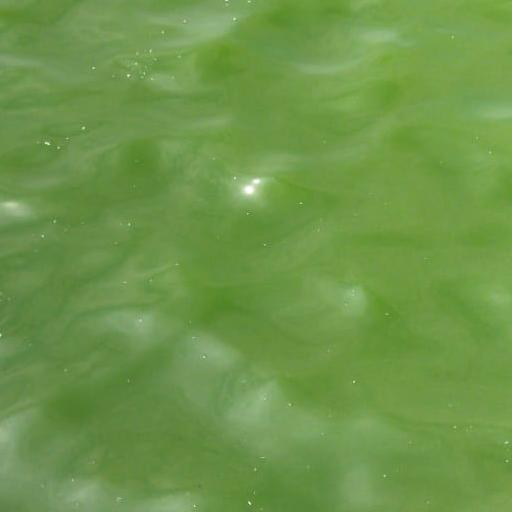
#> input picture imgs/IMG-20250705-WA0044.jpg, 512 x 512 px
$ python -i hybrid_test.py   (imports and definitions only)
#> lines starting #> are read from the running program, lines starting #| are printed output that depends on the picture
# model_tester.py

import numpy as np
import cv2
import os
import matplotlib.pyplot as plt
from datetime import datetime
import pandas as pd
import joblib
import pickle

class ModelTester:
    def __init__(self, models_dir="saved_models"):
        self.models_dir = models_dir
        self.models = {}
        self.scalers = {}
        self.model_info = {}
        self.results = []

        self._load_available_models()

    def _load_available_models(self):
        """Load semua model yang tersedia"""
        if not os.path.exists(self.models_dir):
            print(f"❌ Model directory tidak ditemukan: {self.models_dir}")
            return

        print(f"📦 Loading models from: {self.models_dir}")

        # Cari file model
        model_files = [f for f in os.listdir(self.models_dir) if f.endswith('_model.pkl')]

        for model_file in model_files:
            model_name = model_file.replace('_model.pkl', '')

            try:
                # Load model
                model_path = os.path.join(self.models_dir, model_file)
                self.models[model_name] = joblib.load(model_path)

                # Load scaler jika ada
                scaler_file = f"{model_name}_scaler.pkl"
                scaler_path = os.path.join(self.models_dir, scaler_file)
                if os.path.exists(scaler_path):
                    self.scalers[model_name] = joblib.load(scaler_path)

                print(f"✅ Loaded: {model_name}")

            except Exception as e:
                print(f"❌ Error loading {model_name}: {e}")

        # Load model info
        info_path = os.path.join(self.models_dir, "model_info.pkl")
        if os.path.exists(info_path):
            with open(info_path, 'rb') as f:
                self.model_info = pickle.load(f)

        print(f"✅ Total models loaded: {len(self.models)}")

    def extract_enhanced_features(self, image_path, patch_size=64):
        """Extract features sama seperti training"""
#> called with image_path = 'imgs/IMG-20250705-WA0044.jpg', patch_size = 64
        image = cv2.imread(image_path)
#> image is the input picture: shape (512, 512, 3); mean B, G, R 73.8, 149.8, 109.8
        if image is None:
            raise ValueError(f"Tidak dapat membaca gambar: {image_path}")

        image_rgb = cv2.cvtColor(image, cv2.COLOR_BGR2RGB)
        features = []

        # Multiple patches
        patches = self._extract_multiple_patches(image_rgb, patch_size)

        for patch in patches:
            # RGB statistics
            rgb_mean = np.mean(patch, axis=(0, 1))
            rgb_std = np.std(patch, axis=(0, 1))
            rgb_max = np.max(patch, axis=(0, 1))
            rgb_min = np.min(patch, axis=(0, 1))

            features.extend(rgb_mean)
            features.extend(rgb_std)
            features.extend(rgb_max)
            features.extend(rgb_min)

            # HSV features
            patch_hsv = cv2.cvtColor(patch, cv2.COLOR_RGB2HSV)
            hsv_mean = np.mean(patch_hsv, axis=(0, 1))
            features.extend(hsv_mean)

            # Brightness and contrast
            gray_patch = cv2.cvtColor(patch, cv2.COLOR_RGB2GRAY)
            brightness = np.mean(gray_patch)
            contrast = np.std(gray_patch)
            features.extend([brightness, contrast])

        return np.array(features)

    def _extract_multiple_patches(self, image_rgb, patch_size):
        """Extract multiple patches"""
#> called with patch_size = 64
        height, width = image_rgb.shape[:2]
#> height = 512; width = 512
        half_patch = patch_size // 2

        patches = []
        locations = [
            (width // 2, height // 2),      # Center
            (width // 2, height // 4),      # Top
            (width // 2, 3 * height // 4),  # Bottom
            (width // 4, height // 2),      # Left
            (3 * width // 4, height // 2)   # Right
        ]

        for x, y in locations:
            start_y = max(0, y - half_patch)
            end_y = min(height, y + half_patch)
            start_x = max(0, x - half_patch)
            end_x = min(width, x + half_patch)

            patch = image_rgb[start_y:end_y, start_x:end_x]

            if patch.shape[0] < patch_size or patch.shape[1] < patch_size:
                patch = cv2.resize(patch, (patch_size, patch_size))

            patches.append(patch)
#> this loop made 5 passes
#> pass 1, in _extract_multiple_patches, `patch = image_rgb[start_y:end_y, start_x:end_x]`:
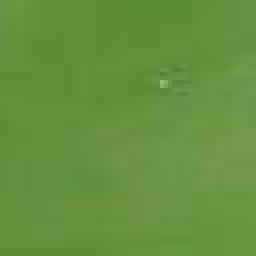
#> patch: shape (64, 64, 3) (shown 4 times larger); mean R, G, B 101.8, 144.9, 63
#> pass 2, in _extract_multiple_patches, `patch = image_rgb[start_y:end_y, start_x:end_x]`:
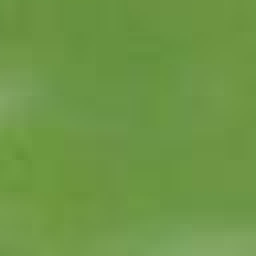
#> patch: shape (64, 64, 3) (shown 4 times larger); mean R, G, B 109.5, 150.4, 69.8
#> pass 3, in _extract_multiple_patches, `patch = image_rgb[start_y:end_y, start_x:end_x]`:
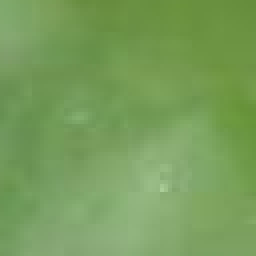
#> patch: shape (64, 64, 3) (shown 4 times larger); mean R, G, B 119.5, 157.8, 90.8
#> after the loop:
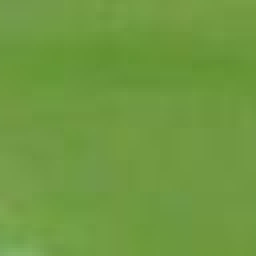
#> patch: shape (64, 64, 3) (shown 4 times larger); mean R, G, B 110.8, 153.1, 64.6
#> after the loop, patches = 5 items

        return patches

    def predict_single_image(self, image_path, show_details=True):
        """Test single image dengan semua model"""
        if not os.path.exists(image_path):
            print(f"❌ Image tidak ditemukan: {image_path}")
            return None

        if show_details:
            print(f"\n🔍 Testing image: {os.path.basename(image_path)}")
            print("=" * 60)

        # Extract features
        try:
            features = self.extract_enhanced_features(image_path)
#> the loop in extract_enhanced_features, `for patch in patches:` made 5 passes
#> (rgb_mean, rgb_std, rgb_max, rgb_min, hsv_mean, brightness, contrast) on passes 1 to 5: ([101.8, 144.9, 62.98], [5.23, 4.13, 6.04], [150, 193, 114], [88, 130, 50], [45.92, 144.4, 144.9], 122.7, 4.53), ([109.5, 150.4, 69.76], [5.33, 4.11, 7.41], [132, 168, 101], [99, 142, 56], [45.18, 136.8, 150.4], 129, 4.67), ([119.5, 157.8, 90.76], [11.27, 9.75, 17.44], [171, 206, 152], [102, 140, 57], [47.37, 109.4, 157.8], 138.6, 10.9), ([106.7, 145.7, 74.34], [8.07, 6.09, 8.23], [164, 205, 135], [89, 130, 57], [46.45, 125.2, 145.7], 125.9, 6.75), ([110.8, 153.1, 64.62], [4.73, 3.35, 5.93], [132, 177, 102], [97, 144, 49], [44.43, 147.4, 153.1], 130.4, 3.84)
#> pass 1, in extract_enhanced_features, `gray_patch = cv2.cvtColor(patch, cv2.COLOR_RGB2GRAY)`:
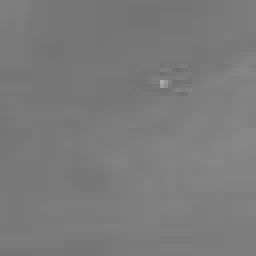
#> gray_patch: shape (64, 64) (shown 4 times larger); min 109, max 171, mean 122.7
#> pass 2, in extract_enhanced_features, `gray_patch = cv2.cvtColor(patch, cv2.COLOR_RGB2GRAY)`:
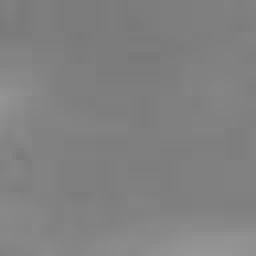
#> gray_patch: shape (64, 64) (shown 4 times larger); min 120, max 149, mean 129
#> after the loop in extract_enhanced_features, `for patch in patches:`: patch_hsv: shape (64, 64, 3); mean H, S, V 44.4, 147.4, 153.1
#> after the loop in extract_enhanced_features, `for patch in patches:`: features = 85 values, max 206 at index 41, min 3.35 at index 72, mean 92.04
            features = features.reshape(1, -1)
        except Exception as e:
            print(f"❌ Error extracting features: {e}")
            return None

        predictions = {}

        for model_name, model in self.models.items():
            try:
                # Scale features jika perlu
                model_features = features.copy()
                if model_name in self.scalers:
                    model_features = self.scalers[model_name].transform(model_features)

                # Predict
                prediction = model.predict(model_features)[0]
                predictions[model_name] = prediction

                if show_details:
                    print(f"{model_name:<20} -> {prediction:6.2f}°C")

            except Exception as e:
                if show_details:
                    print(f"{model_name:<20} -> ERROR: {e}")
                predictions[model_name] = None
#> after the loop, predictions = 0 items

        if show_details and len(predictions) > 1:
            valid_preds = [p for p in predictions.values() if p is not None]
            if len(valid_preds) > 1:
                print("-" * 60)
                print(f"Mean prediction:     {np.mean(valid_preds):6.2f}°C")
                print(f"Std deviation:       {np.std(valid_preds):6.2f}°C")
                print(f"Range:               {np.max(valid_preds) - np.min(valid_preds):6.2f}°C")

        return predictions

    # [136 lines left out: functions test_folder, _show_statistics, compare_with_actual, not called in this run]

    def visualize_predictions(self, image_path, save_plot=True):
        """Visualize predictions untuk satu gambar"""
        predictions = self.predict_single_image(image_path, show_details=False)
#> predictions = 0 items

        if not predictions:
            print("❌ No predictions available")
            return

        # Load image
        image = cv2.imread(image_path)
        image_rgb = cv2.cvtColor(image, cv2.COLOR_BGR2RGB)

        # Create visualization
        fig, axes = plt.subplots(1, 2, figsize=(15, 6))

        # Original image
        axes[0].imshow(image_rgb)
        axes[0].set_title(f'Test Image\n{os.path.basename(image_path)}')
        axes[0].axis('off')

        # Add patch locations
        height, width = image_rgb.shape[:2]
        patch_size = 64
        half_patch = patch_size // 2

        locations = [
            (width // 2, height // 2, 'Center'),
            (width // 2, height // 4, 'Top'),
            (width // 2, 3 * height // 4, 'Bottom'),
            (width // 4, height // 2, 'Left'),
            (3 * width // 4, height // 2, 'Right')
        ]

        for x, y, label in locations:
            rect = plt.Rectangle((x - half_patch, y - half_patch),
                               patch_size, patch_size,
                               linewidth=2, edgecolor='yellow', facecolor='none')
            axes[0].add_patch(rect)

        # Predictions bar chart
        model_names = []
        pred_values = []
        colors = []

        for model_name, pred_value in predictions.items():
            if pred_value is not None:
                model_names.append(model_name.replace('_', '\n'))
                pred_values.append(pred_value)

                # Color coding
                if pred_value < 25:
                    colors.append('lightblue')
                elif pred_value < 30:
                    colors.append('lightgreen')
                elif pred_value < 35:
                    colors.append('orange')
                else:
                    colors.append('lightcoral')

        if pred_values:
            bars = axes[1].bar(model_names, pred_values, color=colors, alpha=0.7)
            axes[1].set_title('Temperature Predictions')
            axes[1].set_ylabel('Temperature (°C)')
            axes[1].grid(True, alpha=0.3)

            # Add value labels on bars
            for bar, value in zip(bars, pred_values):
                axes[1].text(bar.get_x() + bar.get_width()/2, bar.get_height() + 0.1,
                           f'{value:.1f}°C', ha='center', va='bottom', fontweight='bold')

            # Statistics
            if len(pred_values) > 1:
                mean_pred = np.mean(pred_values)
                std_pred = np.std(pred_values)
                axes[1].axhline(y=mean_pred, color='red', linestyle='--', alpha=0.7,
                              label=f'Mean: {mean_pred:.1f}°C')
                axes[1].legend()

        plt.tight_layout()

        if save_plot:
            timestamp = datetime.now().strftime("%Y%m%d_%H%M%S")
            plot_filename = f"prediction_test_{timestamp}.png"
            plt.savefig(plot_filename, dpi=300, bbox_inches='tight')
            print(f"📊 Visualization saved to: {plot_filename}")

        plt.show()

    # [60 lines left out: functions interactive_tester, show_model_info, not called in this run]

# [9 lines not run here, left out]

>>> result = ModelTester().visualize_predictions('imgs/IMG-20250705-WA0044.jpg')

$ run again, on imgs/IMG-20250705-WA0058.jpg
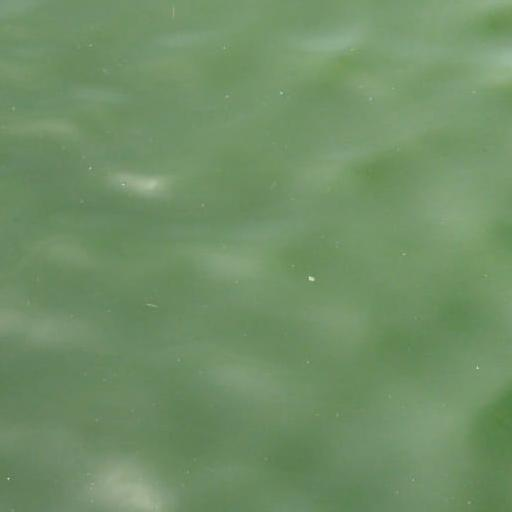
#> input picture imgs/IMG-20250705-WA0058.jpg, 512 x 512 px
#> in extract_enhanced_features, image is the input picture: shape (512, 512, 3); mean B, G, R 103.1, 143.8, 113
#> the loop in _extract_multiple_patches, `for x, y in locations:` made 5 passes
#> pass 3, in _extract_multiple_patches, `patch = image_rgb[start_y:end_y, start_x:end_x]`:
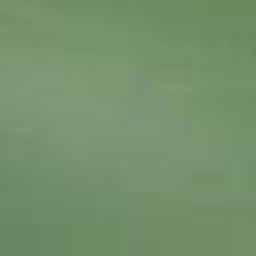
#> patch: shape (64, 64, 3) (shown 4 times larger); mean R, G, B 116.5, 145.3, 107.5
#> after the loop in _extract_multiple_patches, `for x, y in locations:`: patches = 5 items
#> the loop in extract_enhanced_features, `for patch in patches:` made 5 passes
#> (rgb_mean, rgb_std, rgb_max, rgb_min, hsv_mean, brightness, contrast) on passes 1 to 4: ([120.8, 151.6, 111.2], [6.35, 4.62, 7.06], [136, 162, 127], [106, 141, 91], [52.98, 68.09, 151.6], 137.8, 5.22), ([115.6, 147.4, 104.3], [2.4, 2.19, 3.82], [142, 173, 132], [110, 141, 95], [52.09, 74.57, 147.4], 133, 2.33), ([116.5, 145.3, 107.5], [5.87, 4.84, 6.46], [128, 156, 122], [103, 133, 93], [52.97, 66.43, 145.3], 132.3, 5.18), ([106.7, 138.4, 96.63], [2.97, 2.5, 3.04], [112, 143, 102], [99, 133, 86], [52.87, 76.96, 138.4], 124.1, 2.55)
#> pass 1, in extract_enhanced_features, `gray_patch = cv2.cvtColor(patch, cv2.COLOR_RGB2GRAY)`:
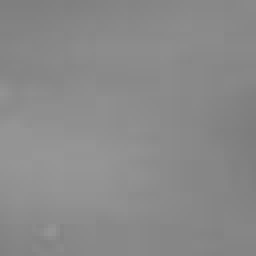
#> gray_patch: shape (64, 64) (shown 4 times larger); min 125, max 150, mean 137.8
#> after the loop in extract_enhanced_features, `for patch in patches:`: features = 85 values, max 175 at index 75, min 2.14 at index 84, mean 90.28
#> after the loop in predict_single_image, `for model_name, model in self.models.items():`: predictions = 0 items

$ run again, on imgs/IMG-20250705-WA0092.jpg
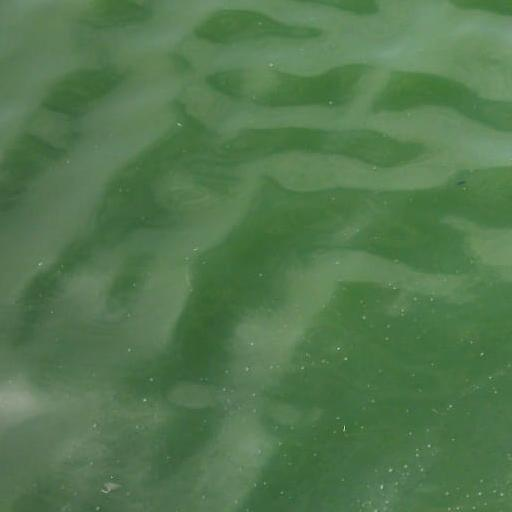
#> input picture imgs/IMG-20250705-WA0092.jpg, 512 x 512 px
#> in extract_enhanced_features, image is the input picture: shape (512, 512, 3); mean B, G, R 79.1, 120.4, 83.4
#> after the loop in _extract_multiple_patches, `for x, y in locations:`:
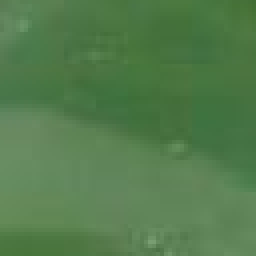
#> patch: shape (64, 64, 3) (shown 4 times larger); mean R, G, B 83.1, 124, 76.1
#> after the loop in _extract_multiple_patches, `for x, y in locations:`: patches = 5 items
#> the loop in extract_enhanced_features, `for patch in patches:` made 5 passes
#> (rgb_mean, rgb_std, rgb_max, rgb_min, hsv_mean, brightness, contrast) on passes 1 to 3: ([66.24, 109.3, 60.67], [6.56, 5.3, 7.18], [98, 139, 94], [57, 100, 48], [56.72, 113.8, 109.3], 90.84, 5.77), ([83.01, 122.8, 77.41], [10.24, 7.75, 11.42], [105, 142, 100], [64, 108, 58], [56.33, 95.14, 122.8], 105.7, 8.83), ([87.81, 121.7, 84.63], [9.17, 6.76, 8.34], [138, 168, 134], [62, 100, 57], [57.43, 78.18, 121.7], 107.3, 7.53)
#> after the loop in extract_enhanced_features, `for patch in patches:`:
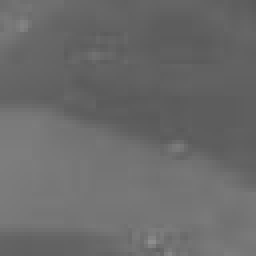
#> gray_patch: shape (64, 64) (shown 4 times larger); min 90, max 142, mean 106.3
#> after the loop in extract_enhanced_features, `for patch in patches:`: features = 85 values, max 168 at index 41, min 5.3 at index 4, mean 74.48
#> after the loop in predict_single_image, `for model_name, model in self.models.items():`: predictions = 0 items

$ run again, on imgs/IMG-20250705-WA0116.jpg
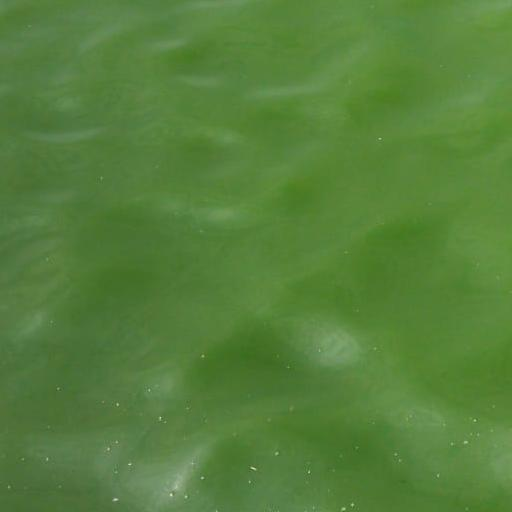
#> input picture imgs/IMG-20250705-WA0116.jpg, 512 x 512 px
#> in extract_enhanced_features, image is the input picture: shape (512, 512, 3); mean B, G, R 59.5, 127.6, 85.7
#> after the loop in _extract_multiple_patches, `for x, y in locations:`:
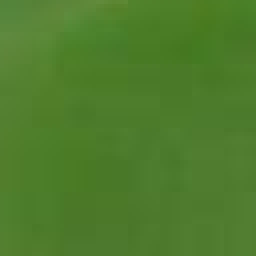
#> patch: shape (64, 64, 3) (shown 4 times larger); mean R, G, B 78, 124.5, 43.5
#> after the loop in _extract_multiple_patches, `for x, y in locations:`: patches = 5 items
#> the loop in extract_enhanced_features, `for patch in patches:` made 5 passes
#> (rgb_mean, rgb_std, rgb_max, rgb_min, hsv_mean, brightness, contrast) on passes 1 to 4: ([86.12, 129.9, 57.28], [3.15, 2.93, 3.49], [96, 140, 68], [77, 123, 47], [48.17, 142.5, 129.9], 108.5, 2.89), ([85.36, 129.6, 56.15], [4.91, 3.96, 7.4], [105, 147, 83], [74, 121, 41], [48.17, 144.7, 129.6], 108, 4.46), ([73.78, 115.8, 47.5], [6.84, 5.72, 8.31], [91, 132, 66], [57, 105, 29], [48.55, 151, 115.8], 95.46, 6.28), ([72.72, 114.7, 46.82], [2.78, 2.4, 4.53], [79, 121, 57], [66, 109, 36], [48.71, 151, 114.7], 94.34, 2.63)
#> pass 1, in extract_enhanced_features, `gray_patch = cv2.cvtColor(patch, cv2.COLOR_RGB2GRAY)`:
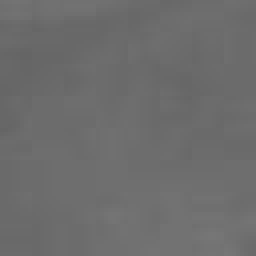
#> gray_patch: shape (64, 64) (shown 4 times larger); min 101, max 118, mean 108.5
#> after the loop in extract_enhanced_features, `for patch in patches:`: features = 85 values, max 166.1 at index 81, min 2.4 at index 55, mean 71.26
#> after the loop in predict_single_image, `for model_name, model in self.models.items():`: predictions = 0 items
